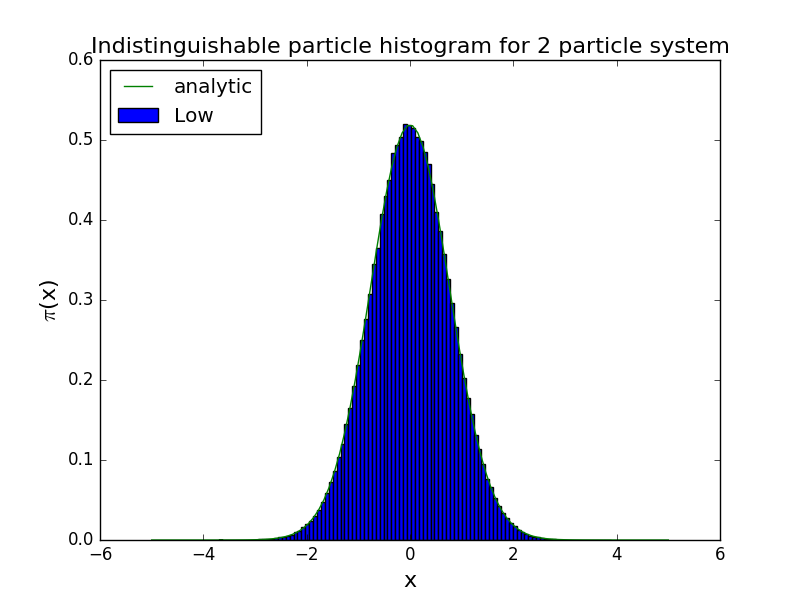

Recreate this plot in Python.
import math, pylab

import math, random, pylab
import numpy

import math, random, pylab

def z(beta):
    return 1.0 / (1.0 - math.exp(- beta))

def pi_two_bosons(x, beta):
    pi_x_1 = math.sqrt(math.tanh(beta / 2.0)) / math.sqrt(math.pi) *\
             math.exp(-x ** 2 * math.tanh(beta / 2.0))
    pi_x_2 = math.sqrt(math.tanh(beta)) / math.sqrt(math.pi) *\
             math.exp(-x ** 2 * math.tanh(beta))
    weight_1 = z(beta) ** 2 / (z(beta) ** 2 + z(2.0 * beta))
    weight_2 = z(2.0 * beta) / (z(beta) ** 2 + z(2.0 * beta))
    pi_x = pi_x_1 * weight_1 + pi_x_2 * weight_2
    return pi_x

def levy_harmonic_path(k):
    x = [random.gauss(0.0, 1.0 / math.sqrt(2.0 * math.tanh(k * beta / 2.0)))]
    if k == 2:
        Ups1 = 2.0 / math.tanh(beta)
        Ups2 = 2.0 * x[0] / math.sinh(beta)
        x.append(random.gauss(Ups2 / Ups1, 1.0 / math.sqrt(Ups1)))
    return x[:]

def rho_harm_1d(x, xp, beta):
    Upsilon_1 = (x + xp) ** 2 / 4.0 * math.tanh(beta / 2.0)
    Upsilon_2 = (x - xp) ** 2 / 4.0 / math.tanh(beta / 2.0)
    return math.exp(- Upsilon_1 - Upsilon_2)

beta = 2.0
nsteps = 500000
low = levy_harmonic_path(2)
high = low[:]
data = []
for step in xrange(nsteps):
    # move 1
    if low[0] == high[0]:
        k = random.choice([0, 1])
        low[k] = levy_harmonic_path(1)[0]
        high[k] = low[k]
    else:
        low[0], low[1] = levy_harmonic_path(2)
        high[1] = low[0]
        high[0] = low[1]
    data += low[:]
    # move 2
    weight_old = (rho_harm_1d(low[0], high[0], beta) *
                  rho_harm_1d(low[1], high[1], beta))
    weight_new = (rho_harm_1d(low[0], high[1], beta) *
                  rho_harm_1d(low[1], high[0], beta))
    if random.uniform(0.0, 1.0) < weight_new / weight_old:
        high[0], high[1] = high[1], high[0]

# graphics output
pylab.hist(data, normed=True, bins=100, label='Low')

list_x = numpy.linspace(-5, 5, 100)
list_y = [pi_two_bosons(x, beta) for x in list_x]
pylab.plot(list_x, list_y, label='analytic')

pylab.xlabel('x', fontsize=16)
pylab.ylabel('$\pi$(x)', fontsize=16)
pylab.title('Indistinguishable particle histogram for 2 particle system', fontsize=16)
pylab.legend(loc='upper left')
pylab.savefig('a2.png')
pylab.show()
